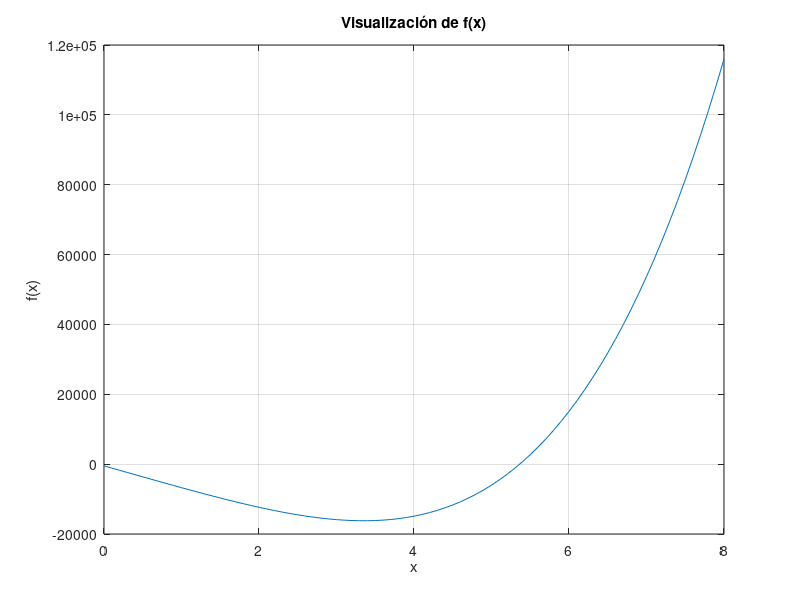

MATLAB code for this plot:
%___________________________________________________________________________________________%
% Método de Newton-Raphson aplicado a una función polinómica                               %
%___________________________________________________________________________________________%

% CASO 1: Iterar un número fijo de veces

format long;

% Definimos la función y su derivada
f  = @(x) 4*pi^2*x.^4 + pi^2*x.^3 - 2000*pi*x - 500;
df = @(x) 16*pi^2*x.^3 + pi^2*x.^2 - 2000*pi;

% Visualizamos la función para elegir un buen x0
x = 0:0.1:8;
figure;
plot(x, f(x));
grid on;
title('Visualización de f(x)');
xlabel('x');
ylabel('f(x)');

n = 100;     % Número de iteraciones (por poner uno)
xn = 6;      % He visto que la raíz está entre 5 y 6

for i = 1:n
    xn = xn - f(xn) / df(xn);
end

fprintf('CASO 1: xn en la iteración %d = %.10f\n', i, xn);



%___________________________________________________________________________________________%
% CASO 2: Parar cuando el error relativo sea menor que delta                               %
%___________________________________________________________________________________________%

% Redefinimos por claridad (aunque no es necesario)
f  = @(x) 4*pi^2*x.^4 + pi^2*x.^3 - 2000*pi*x - 500;
df = @(x) 16*pi^2*x.^3 + pi^2*x.^2 - 2000*pi;

delta = 1e-10;
n = 100;       % Máximo de iteraciones
xn = 5;        % He visto que la raíz está entre 5 y 6

for i = 1:n
    xn_ant = xn;
    xn = xn - f(xn) / df(xn);

    if abs(xn - xn_ant) / abs(xn) < delta
        break;
    end
end

fprintf('\nCASO 2: Paró en la iteración %d\n', i);
fprintf('Aproximación final: xn = %.10f\n', xn);
